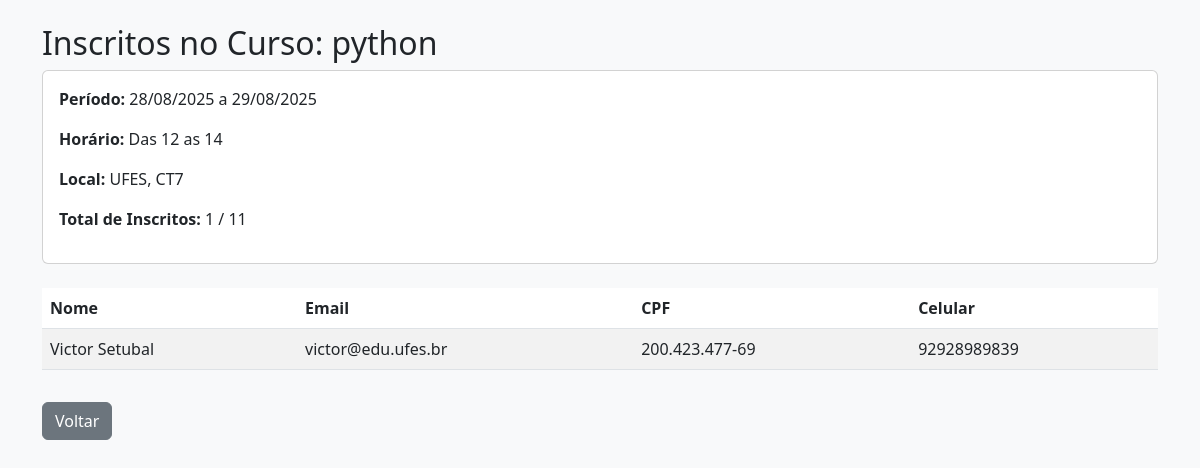
Screenshot of /admin/cursos/4/inscritos (signed in) with the database file from the repository.
### app/models/atividade.py (models this page shows)
class Curso(db.Model):
    __tablename__ = 'curso'
    id = db.Column(db.Integer, primary_key=True)
    nome = db.Column(db.String(120), nullable=False)
    descricao = db.Column(db.Text, nullable=True)
    data_inicio = db.Column(db.Date, nullable=False)
    data_fim = db.Column(db.Date, nullable=False)
    horario = db.Column(db.String(50), nullable=False)
    carga_horaria = db.Column(db.String(50), nullable=False)
    local = db.Column(db.String(120), nullable=False)
    vagas_disponiveis = db.Column(db.Integer, nullable=False)
    situacao = db.Column(PgEnum(SituacaoCurso), nullable=False, default=SituacaoCurso.ABERTO)

### app/models/estudante.py (models this page shows)
class Estudante(User):
    __tablename__ = 'estudante'
    id = db.Column(db.Integer, db.ForeignKey('user.id'), primary_key=True)
    curso = db.Column(db.String(100), nullable=False)
    numero_matricula = db.Column(db.String(50), nullable=False)
    data_entrada_ufes = db.Column(db.Date, nullable=False)
    __mapper_args__ = {
        'polymorphic_identity': 'estudante',
    }

### app/models/user.py (models this page shows, shortened)
class User(db.Model):
    __tablename__ = 'user'
    id = db.Column(db.Integer, primary_key=True)
    name = db.Column(db.String(120), nullable=False)
    email = db.Column(db.String(120), unique=True, nullable=False)  # Campo único para login
    celular = db.Column(db.String(20), nullable=True)
    cpf = db.Column(db.String(14), unique=True, nullable=True)  # Opcional após mudança
    password_hash = db.Column(db.String(128), nullable=False)
    data_cadastro = db.Column(db.DateTime, default=datetime.utcnow)
    ativo = db.Column(db.Boolean, default=True)
    role = db.Column(db.String(20), default='USER')
    email_confirmado = db.Column(db.Boolean, default=False)  # Novo campo
    type = db.Column(db.String(50))
    __mapper_args__ = {
        'polymorphic_identity': 'user',
        'polymorphic_on': type
    }
    visitas_inscritas = db.relationship(
        'Visita',
        secondary=visita_inscricao,
        backref=db.backref('participantes', lazy='dynamic')
    )
    cursos_inscritos = db.relationship(
        'Curso',
        secondary=curso_inscricao,
        backref=db.backref('participantes', lazy='dynamic')
    )
    workshops_inscritos = db.relationship(
        'Workshop',
        secondary=workshop_inscricao,
        backref=db.backref('participantes', lazy='dynamic')
    )
    apresentacoes_inscritas = db.relationship(
        'Apresentacao',
        secondary=apresentacao_inscricao,
        backref=db.backref('participantes', lazy='dynamic')
    )

### app/routes/admin.py (the view)
@admin_bp.route('/cursos/<int:curso_id>/inscritos')
@login_required
@admin_required
def ver_inscritos_curso(curso_id):
    curso = Curso.query.get_or_404(curso_id)
    participantes = curso.participantes.all()
    return render_template('cursos/inscritos.html', curso=curso, participantes=participantes)

### app/templates/cursos/inscritos.html
{% extends 'base.html' %}
{% block content %}
<div class="container mt-4">
    <h2>Inscritos no Curso: {{ curso.nome }}</h2>
    <div class="card mb-4">
        <div class="card-body">
            <p><strong>Período:</strong> {{ curso.data_inicio.strftime('%d/%m/%Y') }} a {{ curso.data_fim.strftime('%d/%m/%Y') }}</p>
            <p><strong>Horário:</strong> {{ curso.horario }}</p>
            <p><strong>Local:</strong> {{ curso.local }}</p>
            <p><strong>Total de Inscritos:</strong> {{ participantes|length }} / {{ curso.vagas_disponiveis }}</p>
        </div>
    </div>
    {% if participantes %}
        <div class="table-responsive">
            <table class="table table-striped">
                <thead>
                    <tr>
                        <th>Nome</th>
                        <th>Email</th>
                        <th>CPF</th>
                        <th>Celular</th>
                    </tr>
                </thead>
                <tbody>
                    {% for participante in participantes %}
                    <tr>
                        <td>{{ participante.name }}</td>
                        <td>{{ participante.email }}</td>
                        <td>{{ participante.cpf }}</td>
                        <td>{{ participante.celular }}</td>
                    </tr>
                    {% endfor %}
                </tbody>
            </table>
        </div>
    {% else %}
        <div class="alert alert-info">Nenhum inscrito neste curso.</div>
    {% endif %}
    <a href="{{ url_for('admin.list_cursos') }}" class="btn btn-secondary mt-3">Voltar</a>
</div>
{% endblock %}

### app/templates/base.html (style rules this page uses)
body { padding-inline: 1rem; overflow-x: hidden; }
:root { --connect-blue: #005A8D; }
:root { --connect-blue: #005A8D; --connect-gray: #d9d9d9; }

### rows the page displays
Curso: nome "python", data_inicio "28/08/2025", data_fim "29/08/2025", horario "Das 12 as 14", local "UFES, CT7", vagas_disponiveis "11"
Estudante: name "Victor Setubal", email "victor@edu.ufes.br", cpf "200.423.477-69", celular "92928989839"

### other values shown
{{ participantes|length }} "1"
